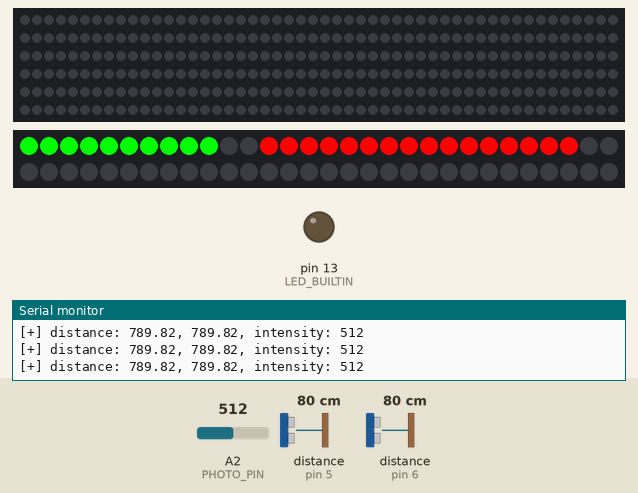
A sketch run on a simulated Arduino Uno, built with avr-gcc and run on an emulated ATmega328P. Parts: 300 RGB LEDs in strip order, left to right, continuing on the next row, 60 RGB LEDs in strip order, left to right, continuing on the next row, output pins drawn as LEDs (lit = HIGH), the last lines printed to the serial monitor. Wiring (inferred from the names in the program): 2 × ultrasonic range finder: trigger pin 4, echo pin 5 / trigger pin 7, echo pin 6. The test bench sets the inputs (shaded band); at power-on: distance to the obstacle (sensors on pin 5, pin 6) 80 cm, A2 (PHOTO_PIN) = 512. The echo pulse lasts 58.3 µs per cm; pins used as bus, display or sensor lines are not drawn.

Above: at 1.2 s.
1.3 s: distance to the obstacle (sensor on pin 5) set to 2 cm
4.3 s: distance to the obstacle (sensor on pin 6) set to 2 cm
At 5.8 s:
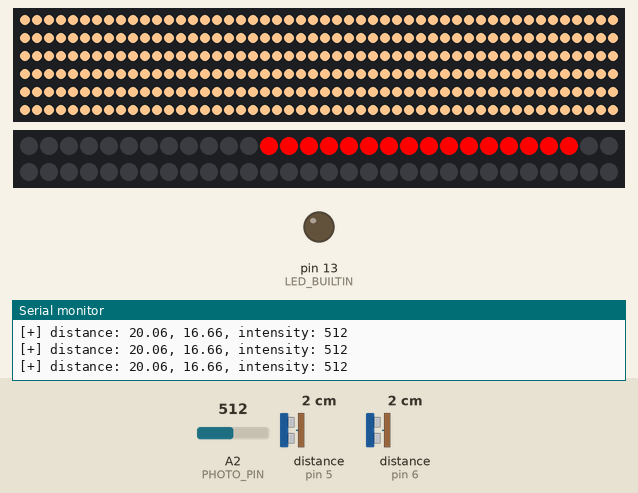
6.7 s: A2 (PHOTO_PIN) set to 109
9.7 s: A2 (PHOTO_PIN) set to 92
12.7 s: distance to the obstacle (sensor on pin 5) set to 4 cm
15.7 s: distance to the obstacle (sensor on pin 6) set to 4 cm
Timing chart, 0 to 18.7 s (numbered marks = the images above; inputs shaded):
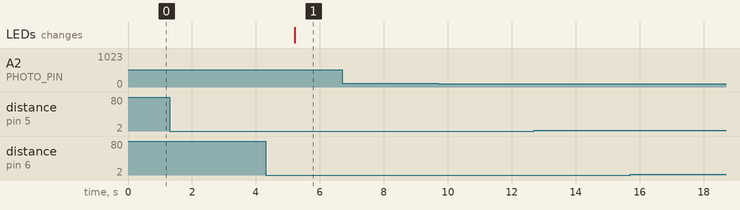

The sketch:

AutoToiletLight.ino
```cpp
#include <FastLED.h>

#define DST_TRIGGER_2_PIN 4
#define DST_ECHO_2_PIN 5
#define DST_TRIGGER_PIN 7
#define DST_ECHO_PIN 6

#define PHOTO_PIN 2 // analog
#define BRIGHT_THRESHOLD 900
#define LOW_LIGHT 0
#define HIGH_LIGHT 1

#define STATUS_RED 10
#define STATUS_GREEN 9
#define STATUS_BLUE 11

#define LED_PIN 3
#define TOTAL_LEDS 300

#define STATUS_LED_PIN 2
#define STATUS_TOTAL_LEDS 60

#define FADE_DELAY 6
#define TURNUP_TIME 10
#define COOLDOWN_TIME 4000
#define DISTANCE_1_THRESHOLD 850
#define DISTANCE_2_THRESHOLD 600
#define MEASURE_TIMEOUT 25000 // 25ms = ~8m @ 340m/s
#define SOUND_SPEED 340.0 / 1000

int leds_maxval = 0;
CRGB leds[TOTAL_LEDS];
CRGB stateleds[STATUS_TOTAL_LEDS];
CRGB statecolor = CRGB(CRGB::Blue);

void setup() {
  Serial.begin(9600);
  // status_update();

  pinMode(DST_TRIGGER_PIN, OUTPUT);
  pinMode(DST_ECHO_PIN, INPUT);
  pinMode(DST_TRIGGER_2_PIN, OUTPUT);
  pinMode(DST_ECHO_2_PIN, INPUT);
  pinMode(LED_BUILTIN, OUTPUT);

  // distance sensor trigger must be low
  digitalWrite(DST_TRIGGER_PIN, LOW);
  digitalWrite(DST_TRIGGER_2_PIN, LOW);

  FastLED.addLeds<WS2811, LED_PIN, RGB>(leds, TOTAL_LEDS);
  FastLED.addLeds<WS2811, STATUS_LED_PIN, RGB>(stateleds, STATUS_TOTAL_LEDS);

  // initial color
  for(int i = 0; i < TOTAL_LEDS; i++)
    leds[i] = CRGB(0, 0, 0);

  for(int i = 0; i < 10; i++)
    stateleds[i] = CRGB(0, 255, 0);

  stateleds[11] = CRGB(0, 0, 0);

  for(int i = 12; i < 28; i++)
    stateleds[i] = CRGB(255, 0, 0);

  FastLED.show();
}

float distance() {
  digitalWrite(DST_TRIGGER_PIN, HIGH);
  delayMicroseconds(10);
  digitalWrite(DST_TRIGGER_PIN, LOW);

  long measure = pulseIn(DST_ECHO_PIN, HIGH, MEASURE_TIMEOUT);

  float mm = measure / 2.0 * SOUND_SPEED;

  return mm;
}

float distance2() {
  digitalWrite(DST_TRIGGER_2_PIN, HIGH);
  delayMicroseconds(10);
  digitalWrite(DST_TRIGGER_2_PIN, LOW);

  long measure = pulseIn(DST_ECHO_2_PIN, HIGH, MEASURE_TIMEOUT);

  float mm = measure / 2.0 * SOUND_SPEED;

  return mm;
}

int state = 0;

void fade_in(CRGB target, int intensity) {
  int maxval = (intensity == HIGH_LIGHT) ? 20 : 255;
  CRGB current = CRGB(CRGB::Black);

  for(int value = 0; value < maxval; value++) {
    current.r = scale8(target.r, value);
    current.g = scale8(target.g, value);
    current.b = scale8(target.b, value);

    for(int i = 0; i < TOTAL_LEDS; i++)
      leds[i] = current;

    FastLED.show();

    // delay(FADE_DELAY);
  }

  leds_maxval = maxval;
}

void fade_out() {
  CRGB initial = leds[0];
  CRGB current = leds[0];

  for(int value = 255; value > 0; value -= 10) {
    current.r = scale8(initial.r, value);
    current.g = scale8(initial.g, value);
    current.b = scale8(initial.b, value);

    for(int i = 0; i < TOTAL_LEDS; i++)
      leds[i] = current;

    FastLED.show();

    // delay(FADE_DELAY);
  }

  for(int i = 0; i < TOTAL_LEDS; i++)
    leds[i] = CRGB(CRGB::Black);

  FastLED.show();
}

int intensity_raw() {
  int value = analogRead(PHOTO_PIN);
  return value;
}

int intensity() {
  int value = intensity_raw();
  return (value < BRIGHT_THRESHOLD) ? LOW_LIGHT : HIGH_LIGHT;
}

void status_switch(int state) {
  if(state == 0) {
    for(int i = 0; i < 10; i++)
      stateleds[i] = CRGB(0, 255, 0);

    for(int i = 12; i < 28; i++)
      stateleds[i] = CRGB(0, 0, 0);

  } else if(state == 1) {
    for(int i = 0; i < 10; i++)
      stateleds[i] = CRGB(0, 0, 0);

    for(int i = 12; i < 28; i++)
      stateleds[i] = CRGB(255, 0, 0);
  }

  FastLED.show();
}

/*
void status_light(CRGB color) {
  statecolor = color;
  status_update();
}

void status_update() {
  int intens = intensity();
  int divider = 1;

  if(intens == HIGH_LIGHT)
    divider = 18;

  analogWrite(STATUS_RED, statecolor.r / divider);
  analogWrite(STATUS_GREEN, statecolor.g / divider);
  analogWrite(STATUS_BLUE, statecolor.b / divider);
}
*/

/*
void loopx() {
  float mm = distance();
  int intens = intensity_raw();

  Serial.print("[+] distance: ");
  Serial.println(mm);
}
*/

double accuracy(unsigned long reqtimeout) {
  unsigned long initial = micros();
  unsigned long timeout = initial + (reqtimeout * 1000ul);
  double detected[] = {0, 0};
  double checked[] = {0, 0};

  while(micros() < timeout) {
    float mm = distance();
    float mmx = distance2();

    if(mm < 1 || mmx < 1) {
      Serial.println("[+] ignoring null response from sensor");
      continue;
    }

    Serial.print("[+] staging distance: ");
    Serial.print(mm);
    Serial.print(", ");
    Serial.print(mmx);

    if(mm > DISTANCE_1_THRESHOLD) {
      Serial.print(" - adding");
      detected[0] += 1;
    }

    if(mmx > DISTANCE_2_THRESHOLD) {
      Serial.print(" - adding");
      detected[1] += 1;
    }

    Serial.println("");
    checked[0] += 1;
    checked[1] += 1;

    delay(10);
  }

  Serial.print("[+] checking average to avoid glitch: ");
  Serial.print(detected[0]);
  Serial.print(" / ");
  Serial.print(checked[0]);
  Serial.print(detected[1]);
  Serial.print(" / ");
  Serial.println(checked[1]);

  return ((detected[0] / checked[0]) + (detected[1] / checked[1])) / 2;
}

void loop() {
  // status_update();

  float mm = distance();
  float mmx = distance2();

  // ignore initializing value
  if(mm < 1 || mmx < 1) {
    delay(100);
    return;
  }

  int intens = intensity_raw();
  Serial.print("[+] distance: ");
  Serial.print(mm);
  Serial.print(", ");
  Serial.print(mmx);
  Serial.print(", intensity: ");
  Serial.println(intens, DEC);

  if(state == 0 && mm < DISTANCE_1_THRESHOLD && mmx < DISTANCE_2_THRESHOLD) {
    int intens = intensity();

    Serial.println("[+] presence detected, checking accuracy: ");
    double accurate = accuracy(TURNUP_TIME);

    if(accurate > 0.1) {
      Serial.println("[+] abort, presence not detected");
      // status_light(CRGB(CRGB::Green));
      status_switch(0);
      return;
    }

    Serial.print("[+] presence detected, switching on, intensity: ");
    Serial.println((intens == LOW_LIGHT) ? "low" : "high");

    // status_light(CRGB(CRGB::DarkOrange));
    status_switch(1);
    fade_in(CRGB(Tungsten40W), intens);

    // status_light(CRGB(CRGB::Red));
    status_switch(1);
    state = 1;
  }

  if(state == 1 && mm > DISTANCE_1_THRESHOLD && mmx > DISTANCE_2_THRESHOLD) {
    Serial.println("[+] presence not detected anymore, checking average...");
    // status_light(STATUS_BLUE);

    double accurate = accuracy(COOLDOWN_TIME);

    if(accurate < 0.95) {
      Serial.println("[+] abort, presence still there");
      // status_light(CRGB(CRGB::Red));
      status_switch(1);
      return;
    }

    Serial.println("[+] powering off...");
    fade_out();
    // status_light(CRGB(CRGB::Green));
    status_switch(0);

    state = 0;
  }

  delay(60);
}
```
